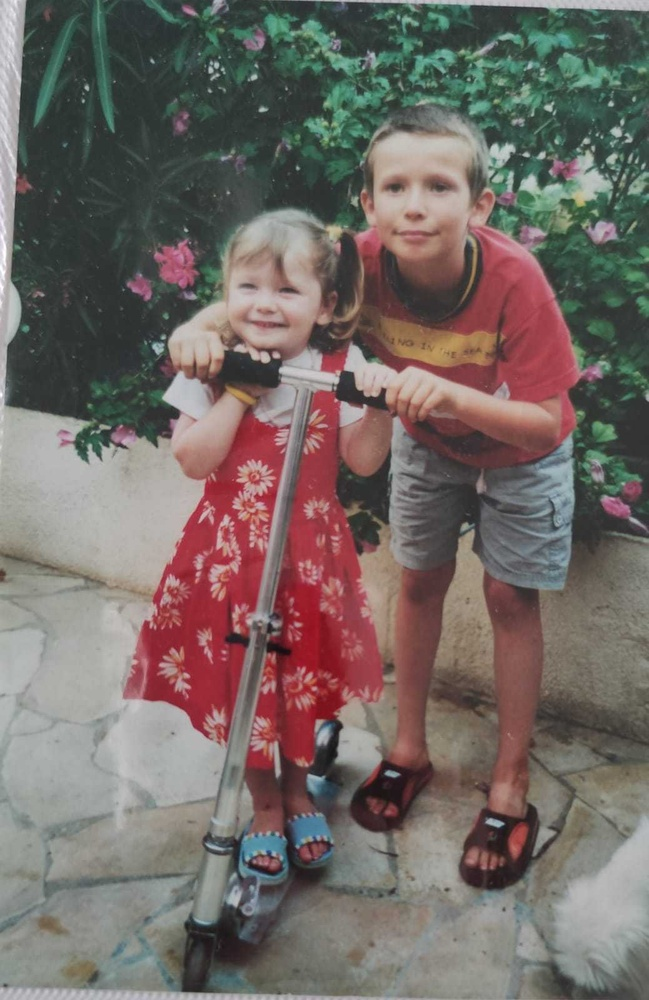
#> input picture ma-photo.jpg, 649 x 1000 px, shrunk from 1039 x 1600 before the run
$ python -i edges.py   (imports and definitions only)
#> lines starting #> are read from the running program, lines starting #| are printed output that depends on the picture
"""Image-edge guidance for conservative region merging."""

from __future__ import annotations

from dataclasses import dataclass
from typing import Any

import numpy as np
from numpy.typing import NDArray
from skimage import color, feature, filters, morphology, segmentation


@dataclass(frozen=True)
class BoundaryGuidance:
    boundary_pixels: int
    strength_sum: float
    peak_strength: float

    @property
    def mean_strength(self) -> float:
        return self.strength_sum / max(1, self.boundary_pixels)


def _normalize(values: NDArray[np.floating]) -> NDArray[np.float32]:
    array = np.asarray(values, dtype=np.float32)
    scale = float(np.percentile(array, 96.0))
    if scale <= 1e-9:
        return np.zeros_like(array, dtype=np.float32)
    return np.clip(array / scale, 0.0, 1.0).astype(np.float32)


def build_edge_strength_map(
    rgb: NDArray[np.uint8],
    *,
    subject_mask: NDArray[np.bool_] | None = None,
    detail_mask: NDArray[np.bool_] | None = None,
) -> tuple[NDArray[np.float32], dict[str, Any]]:
    """Create a normalized semantic edge map in the range 0..1."""
    source = np.asarray(rgb, dtype=np.float32) / 255.0
    lab = color.rgb2lab(source)
#> lab: shape (1000, 649, 3) float32; mean of channels 0, 1, 2 45.3, 3.2, 4.7
    luminance = _normalize(filters.sobel(lab[..., 0]))
#> in _normalize, `array = np.asarray(values, dtype=np.float32)`:
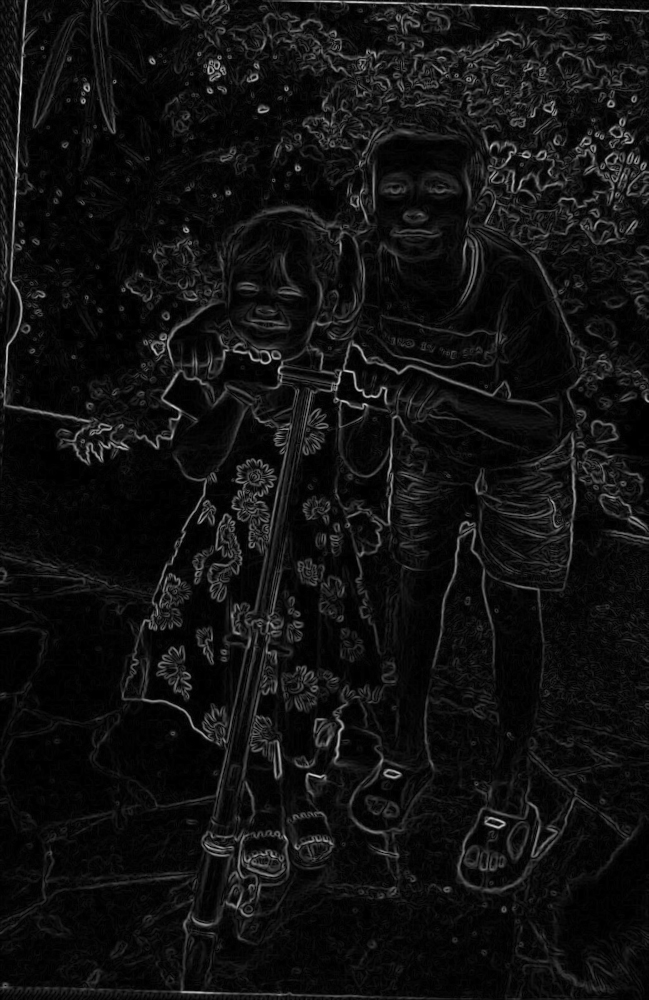
#> array: shape (1000, 649) float32; min 0, max 43.88, mean 2.9; drawn with min black and max white
#> in _normalize, `scale = float(np.percentile(array, 96.0))`: scale = 11.68
#> in _normalize, `return np.clip(array / scale, 0.0, 1.0).astype(np.float32)`:
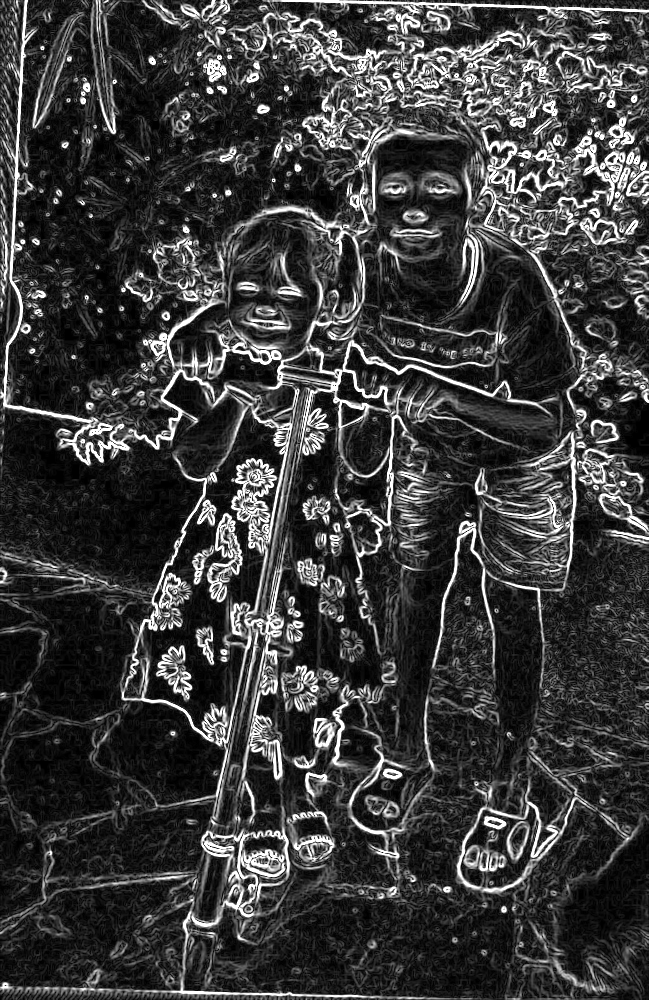
#> returned value: shape (1000, 649) float32; min 0, max 1, mean 0.236
    chroma = _normalize(
        np.hypot(filters.sobel(lab[..., 1]), filters.sobel(lab[..., 2]))
    )
#> in _normalize (call 2), `array = np.asarray(values, dtype=np.float32)`:
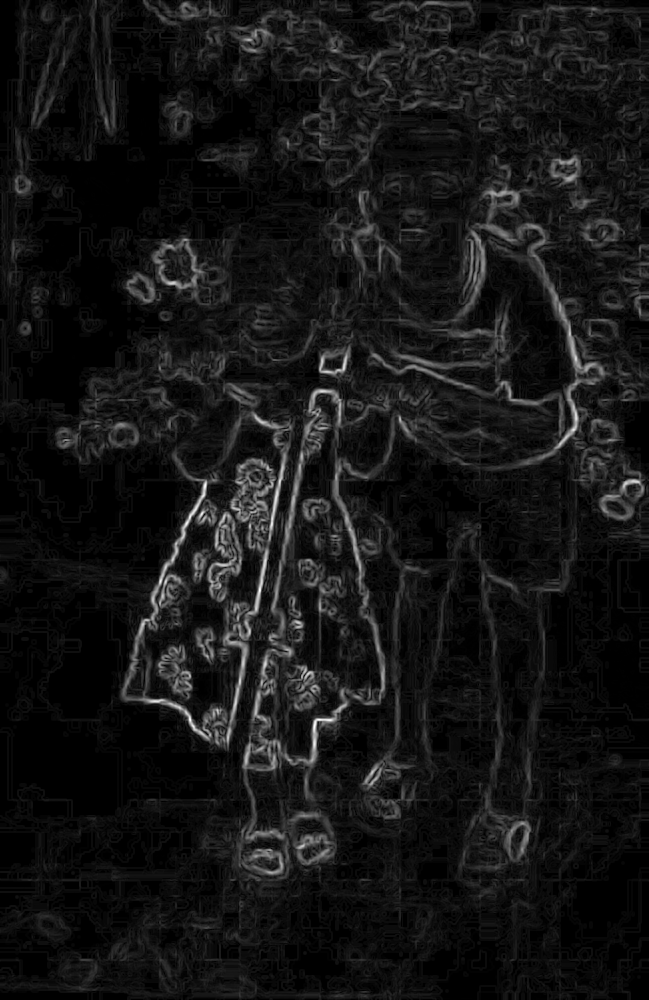
#> array: shape (1000, 649) float32; min 0, max 19.7, mean 1.65; drawn with min black and max white
#> in _normalize (call 2), `scale = float(np.percentile(array, 96.0))`: scale = 6.07
#> in _normalize (call 2), `return np.clip(array / scale, 0.0, 1.0).astype(np.float32)`:
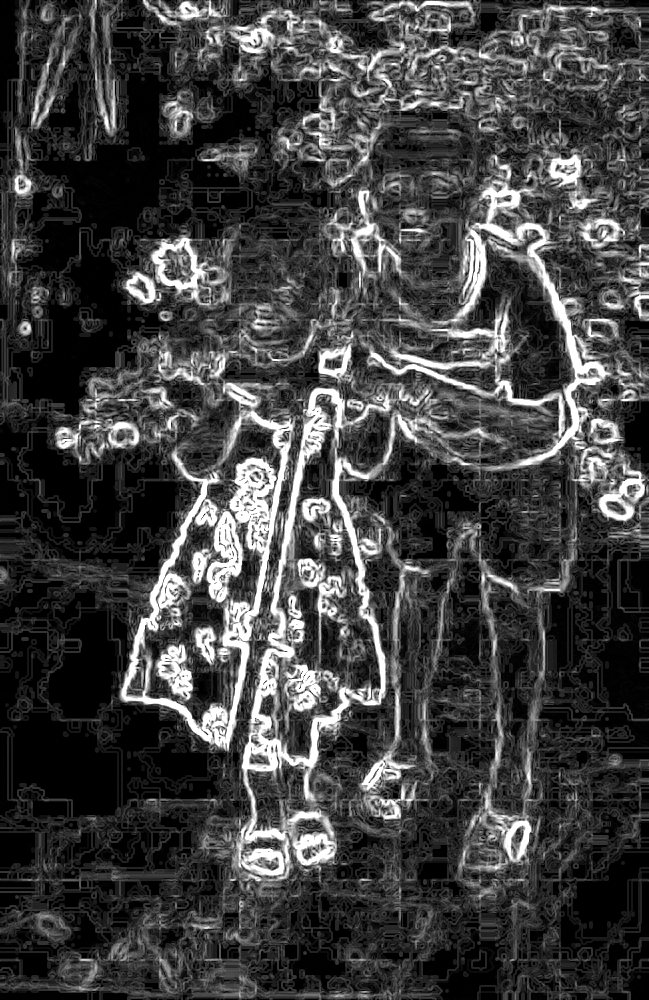
#> returned value: shape (1000, 649) float32; min 0, max 1, mean 0.256
    gray = color.rgb2gray(source)
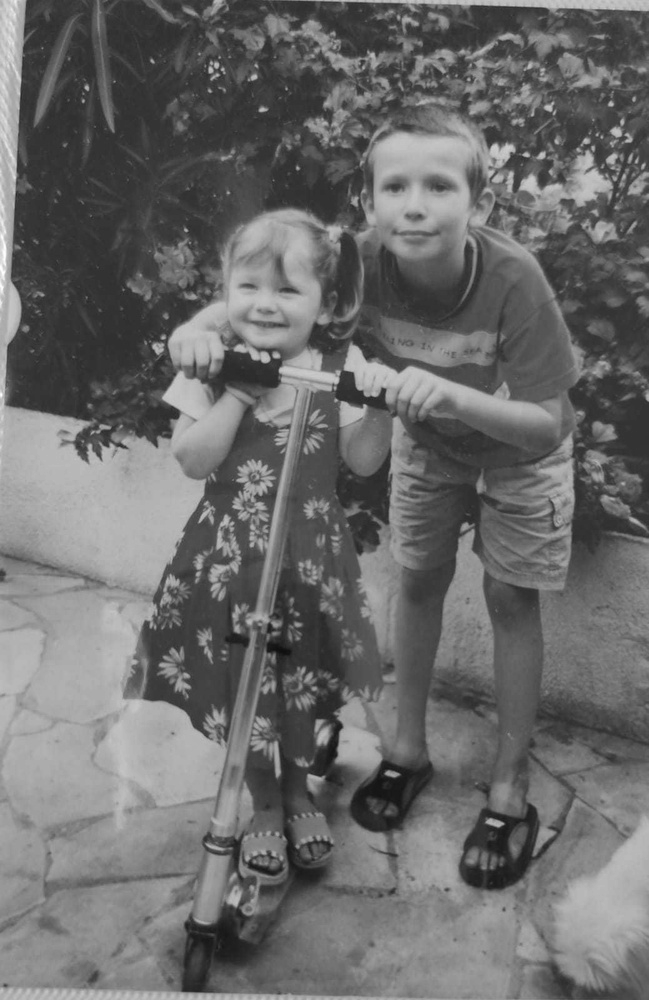
#> gray: shape (1000, 649) float32; min 0.061, max 0.999, mean 0.42
    canny = feature.canny(gray, sigma=1.35).astype(np.float32)
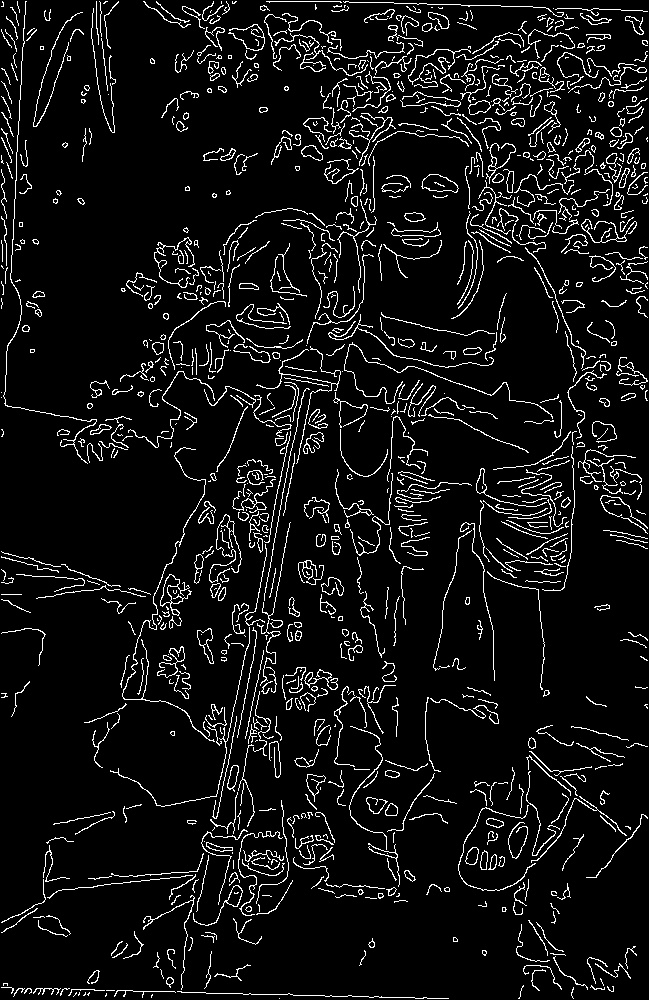
#> canny: shape (1000, 649) float32; values 0 (black) and 1 (white), 7.2% white in thin lines or dots
    strength = np.clip(0.67 * luminance + 0.23 * chroma + 0.10 * canny, 0.0, 1.0)
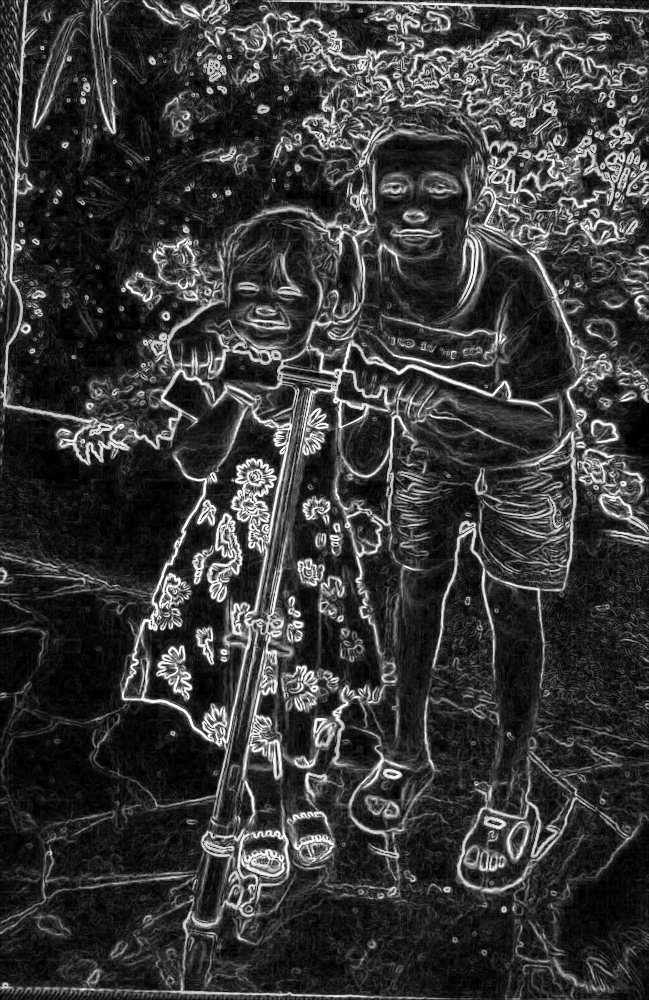
#> strength: shape (1000, 649) float32; min 0, max 1, mean 0.224
    strength = filters.gaussian(strength, sigma=0.65, preserve_range=True).astype(np.float32)

    protected_pixels = 0
    if subject_mask is not None:
        outline = segmentation.find_boundaries(
            np.asarray(subject_mask, dtype=bool),
            mode="thick",
        )
        outline = morphology.dilation(outline, morphology.disk(1))
        strength[outline] = np.maximum(strength[outline], 0.98)
        protected_pixels += int(np.count_nonzero(outline))

    if detail_mask is not None:
        details = np.asarray(detail_mask, dtype=bool)
        detail_outline = segmentation.find_boundaries(details, mode="thick")
        detail_outline = morphology.dilation(detail_outline, morphology.disk(1))
        strength[detail_outline] = np.maximum(strength[detail_outline], 0.90)
        strength[details] = np.maximum(strength[details], strength[details] * 1.12)
        protected_pixels += int(np.count_nonzero(detail_outline))

    return np.clip(strength, 0.0, 1.0).astype(np.float32), {
        "enabled": True,
        "mean_strength": float(np.mean(strength)),
        "p90_strength": float(np.percentile(strength, 90.0)),
        "strong_pixel_count": int(np.count_nonzero(strength >= 0.72)),
        "semantic_protected_pixels": int(protected_pixels),
        "subject_aware": subject_mask is not None,
        "detail_aware": detail_mask is not None,
    }


# [50 lines left out: function measure_region_boundaries, not called in this run]

>>> import cv2
>>> picture = cv2.cvtColor(cv2.imread('../../../ma-photo.jpg'), cv2.COLOR_BGR2RGB)
>>> result = build_edge_strength_map(picture)
